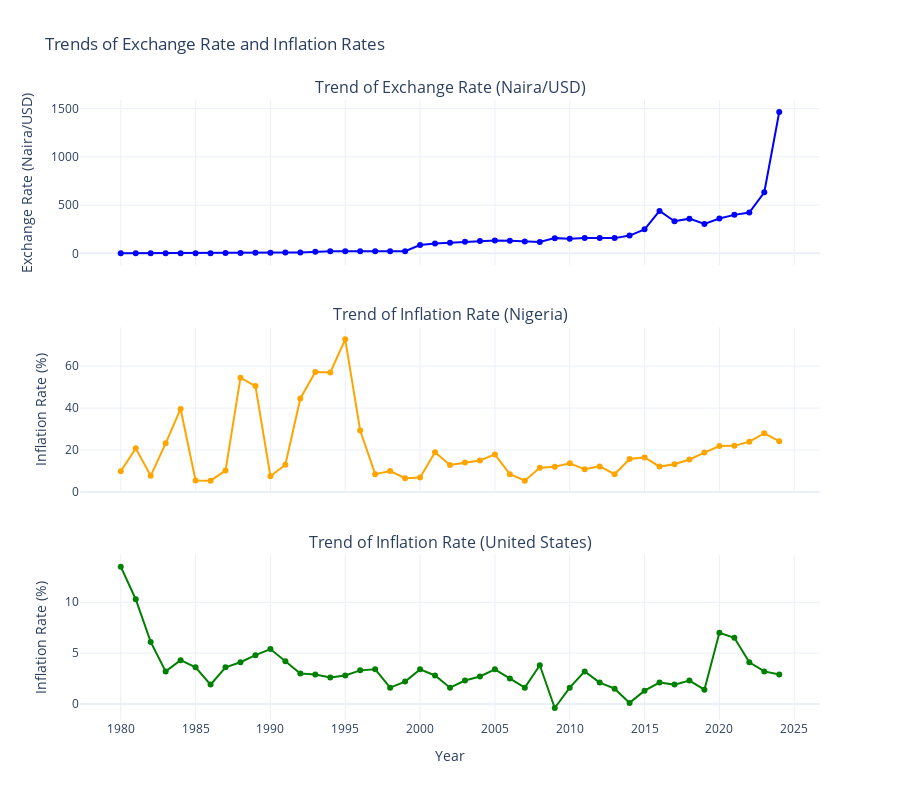

Notebook code cell kept with this figure:
### Code cell
import plotly.graph_objs as go
from plotly.subplots import make_subplots

fig = make_subplots(rows=3, cols=1,
                    shared_xaxes=True,
                    vertical_spacing=0.1,
                    subplot_titles=("Trend of Exchange Rate (Naira/USD)",
                                    "Trend of Inflation Rate (Nigeria)",
                                    "Trend of Inflation Rate (United States)"))

fig.add_trace(go.Scatter(x=merged_df['Year'],
                         y=merged_df['Exchange Rate (Naira/USD)'],
                         mode='lines+markers',
                         marker=dict(color='blue'),
                         name='Exchange Rate (Naira/USD)'),
              row=1, col=1)

fig.add_trace(go.Scatter(x=merged_df['Year'],
                         y=merged_df['Inflation Rate (Nigeria)'],
                         mode='lines+markers',
                         marker=dict(color='orange'),
                         name='Inflation Rate (Nigeria)'),
              row=2, col=1)

fig.add_trace(go.Scatter(x=merged_df['Year'],
                         y=merged_df['Inflation Rate (United States)'],
                         mode='lines+markers',
                         marker=dict(color='green'),
                         name='Inflation Rate (United States)'),
              row=3, col=1)

fig.update_layout(height=800,
                  width=900,
                  showlegend=False,
                  title_text="Trends of Exchange Rate and Inflation Rates",
                  xaxis3_title="Year",
                  template='plotly_white')

fig.update_yaxes(title_text="Exchange Rate (Naira/USD)", row=1, col=1)
fig.update_yaxes(title_text="Inflation Rate (%)", row=2, col=1)
fig.update_yaxes(title_text="Inflation Rate (%)", row=3, col=1)

fig.show()

### Figure 1 — Plotly figure (JSON) as saved in the notebook; plotly's stock layout.template omitted (floating-point values rounded to 4 significant figures)
{"data": [{"marker": {"color": "blue"}, "mode": "lines+markers", "name": "Exchange Rate (Naira/USD)", "type": "scatter", "x": [1980, 1981, 1982, 1983, 1984, 1985, 1986, 1987, 1988, 1989, 1990, 1991, 1992, 1993, 1994, 1995, 1996, 1997, 1998, 1999, 2000, 2001, 2002, 2003, 2004, 2005, 2006, 2007, 2008, 2009, 2010, 2011, 2012, 2013, 2014, 2015, 2016, 2017, 2018, 2019, 2020, 2021, 2022, 2023, 2024], "xaxis": "x", "y": [0.55, 0.61, 0.673, 0.724, 0.765, 0.894, 2.02, 4.02, 4.54, 7.39, 7.39, 8.04, 9.91, 17.3, 22.33, 21.89, 21.89, 21.89, 21.89, 21.89, 85.98, 102.5, 111, 120.5, 128.5, 134, 130.2, 122.5, 117.8, 158, 151.5, 158.1, 158.3, 158.1, 184.5, 249.5, 439.5, 333, 360, 305, 361, 399, 423, 633.8, 1465.0], "yaxis": "y"}, {"marker": {"color": "orange"}, "mode": "lines+markers", "name": "Inflation Rate (Nigeria)", "type": "scatter", "x": [1980, 1981, 1982, 1983, 1984, 1985, 1986, 1987, 1988, 1989, 1990, 1991, 1992, 1993, 1994, 1995, 1996, 1997, 1998, 1999, 2000, 2001, 2002, 2003, 2004, 2005, 2006, 2007, 2008, 2009, 2010, 2011, 2012, 2013, 2014, 2015, 2016, 2017, 2018, 2019, 2020, 2021, 2022, 2023, 2024], "xaxis": "x2", "y": [9.9, 20.8, 7.7, 23.2, 39.6, 5.5, 5.4, 10.2, 54.5, 50.5, 7.5, 13, 44.6, 57.2, 57, 72.8, 29.3, 8.5, 10, 6.6, 6.9, 18.9, 12.9, 14, 15, 17.9, 8.5, 5.4, 11.6, 12, 13.7, 10.8, 12.2, 8.5, 15.7, 16.5, 12.1, 13.2, 15.5, 18.8, 21.9, 22, 24, 28, 24.2], "yaxis": "y2"}, {"marker": {"color": "green"}, "mode": "lines+markers", "name": "Inflation Rate (United States)", "type": "scatter", "x": [1980, 1981, 1982, 1983, 1984, 1985, 1986, 1987, 1988, 1989, 1990, 1991, 1992, 1993, 1994, 1995, 1996, 1997, 1998, 1999, 2000, 2001, 2002, 2003, 2004, 2005, 2006, 2007, 2008, 2009, 2010, 2011, 2012, 2013, 2014, 2015, 2016, 2017, 2018, 2019, 2020, 2021, 2022, 2023, 2024], "xaxis": "x3", "y": [13.5, 10.3, 6.1, 3.2, 4.3, 3.6, 1.9, 3.6, 4.1, 4.8, 5.4, 4.2, 3, 2.9, 2.6, 2.8, 3.3, 3.4, 1.6, 2.2, 3.4, 2.8, 1.6, 2.3, 2.7, 3.4, 2.5, 1.6, 3.8, -0.4, 1.6, 3.2, 2.1, 1.5, 0.1, 1.3, 2.1, 1.9, 2.3, 1.4, 7, 6.5, 4.1, 3.2, 2.9], "yaxis": "y3"}], "layout": {"annotations": [{"font": {"size": 16}, "showarrow": false, "text": "Trend of Exchange Rate (Naira/USD)", "x": 0.5, "xanchor": "center", "xref": "paper", "y": 1, "yanchor": "bottom", "yref": "paper"}, {"font": {"size": 16}, "showarrow": false, "text": "Trend of Inflation Rate (Nigeria)", "x": 0.5, "xanchor": "center", "xref": "paper", "y": 0.6333, "yanchor": "bottom", "yref": "paper"}, {"font": {"size": 16}, "showarrow": false, "text": "Trend of Inflation Rate (United States)", "x": 0.5, "xanchor": "center", "xref": "paper", "y": 0.2667, "yanchor": "bottom", "yref": "paper"}], "height": 800, "showlegend": false, "title": {"text": "Trends of Exchange Rate and Inflation Rates"}, "width": 900, "xaxis": {"anchor": "y", "domain": [0, 1], "matches": "x3", "showticklabels": false}, "xaxis2": {"anchor": "y2", "domain": [0, 1], "matches": "x3", "showticklabels": false}, "xaxis3": {"anchor": "y3", "domain": [0, 1], "title": {"text": "Year"}}, "yaxis": {"anchor": "x", "domain": [0.7333, 1], "title": {"text": "Exchange Rate (Naira/USD)"}}, "yaxis2": {"anchor": "x2", "domain": [0.3667, 0.6333], "title": {"text": "Inflation Rate (%)"}}, "yaxis3": {"anchor": "x3", "domain": [0, 0.2667], "title": {"text": "Inflation Rate (%)"}}}}
